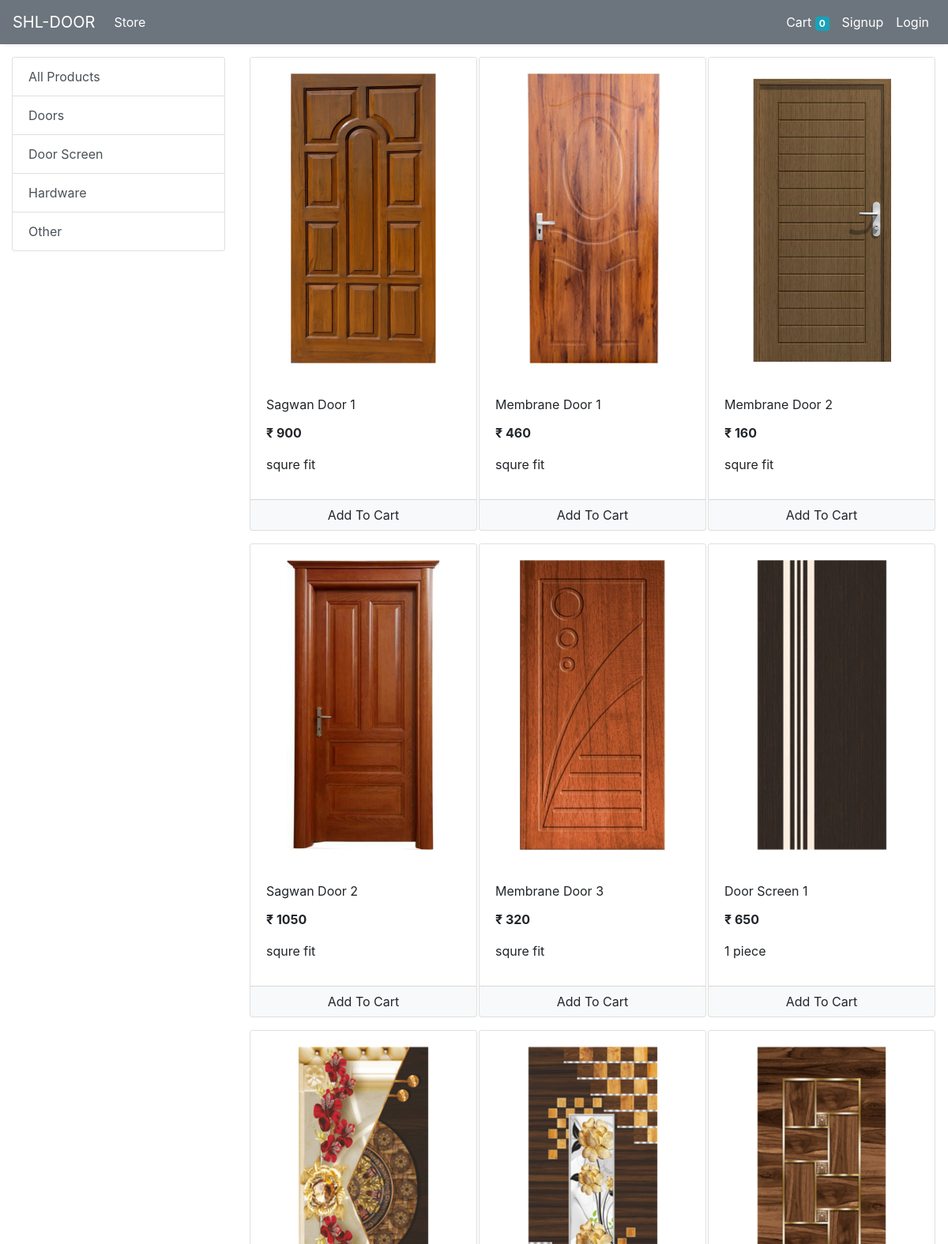
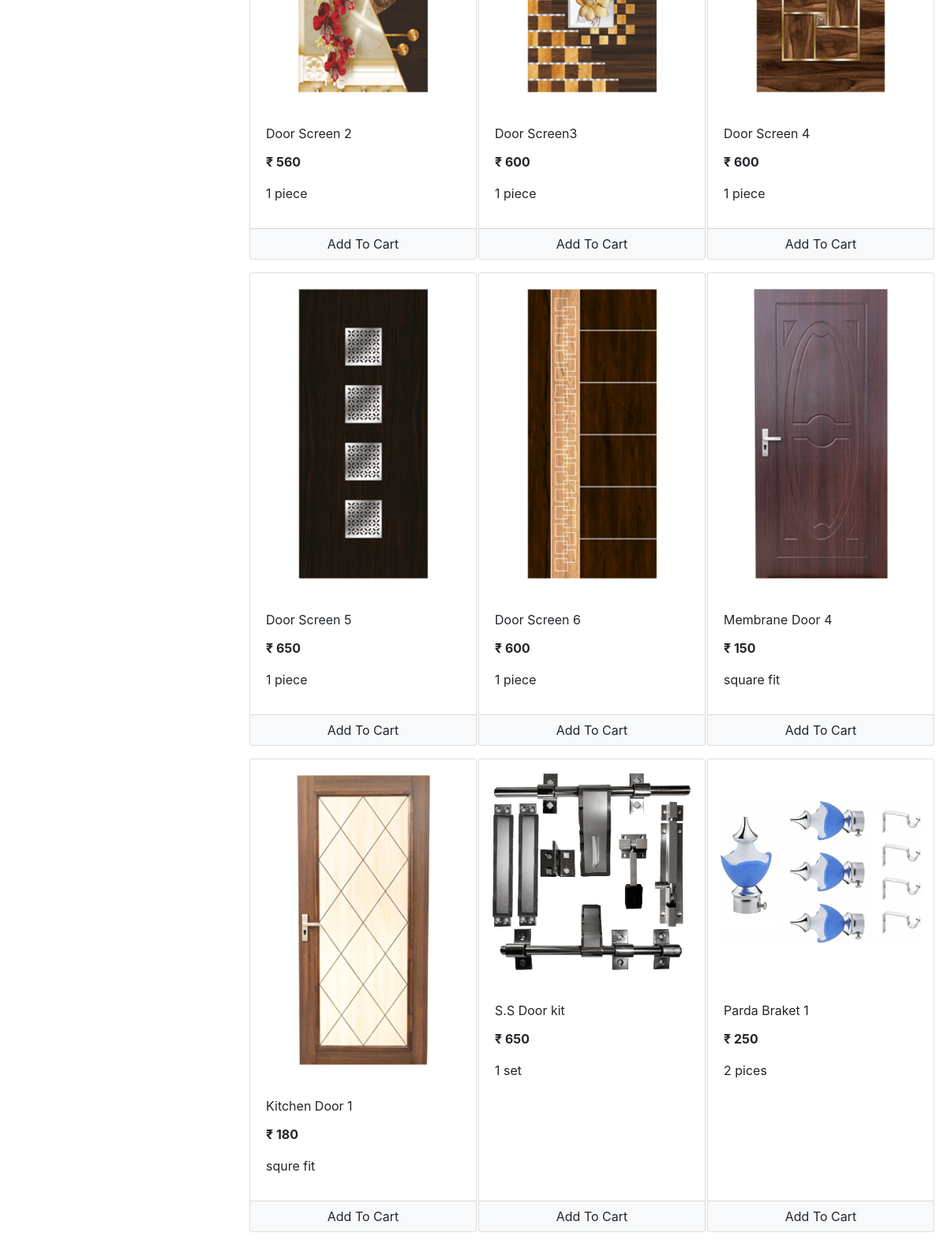
The app's page /store (upper part) with its own data (2 pictures, top to bottom).
### store/models/category.py (models this page shows, shortened)
class Category(models.Model):
    name = models.CharField(max_length=20)
    @staticmethod
    def get_all_categories():
        return Category.objects.all()

### store/models/product.py (models this page shows, shortened)
class Product(models.Model):
    name = models.CharField(max_length=50)
    price = models.IntegerField(default=0)
    category = models.ForeignKey(Category, on_delete=models.CASCADE, default=1)
    description = models.CharField(max_length=200, default='' , null=True , blank=True)
    image = models.ImageField(upload_to='uploads/products/')
    @staticmethod
    def get_all_products():
        return Product.objects.all()

### store/views/home.py (the view)
# urls.py: path('' , include('store.urls'))
def store(request):
    cart = request.session.get('cart')
    if not cart:
        request.session['cart'] = {}
    products = None
    categories = Category.get_all_categories()
    categoryID = request.GET.get('category')
    if categoryID:
        products = Product.get_all_products_by_categoryid(categoryID)
    else:
        products = Product.get_all_products();
    data = {}
    data['products'] = products
    data['categories'] = categories
    print('you are : ', request.session.get('email'))
    return render(request, 'index.html', data)

### store/templatetags/cart.py (called while the page is built)
@register.filter(name='is_in_cart')
def is_in_cart(product  , cart):
    keys = cart.keys()
    for id in keys:
        if int(id) == product.id:
            return True
    return False;

### store/templatetags/custom_filter.py (called while the page is built)
@register.filter(name='currency')
def currency(number):
    return "₹ "+str(number)

### store/templates/index.html (shortened to what this page needs)
{% extends 'base.html' %}
{% block content %}
{% load cart %}
{% load custom_filter %}
<div class="container-fluid mt-3">
	<div class="row">
		<div class="col-lg-3 mx-auto">
			<div class="list-group">
				<a href="/" class="list-group-item list-group-item-action">All Products</a>
				{% for category in categories %}
				<a href="/?category={{category.id}}"
					class="list-group-item list-group-item-action">{{category.name}}</a>
				{% endfor %}
			</div>
		</div>
		<div id='products' class="col-lg-9 mx-auto">
			<div class="row mx-auto">
				{% for product in products %}
				<div class="card mx-auto mb-3" id={{product.id}} style="width: 18rem;">
					<img class="card-img-top" src="{{product.image.url}}" alt="Card image cap">
					<div class="card-body">
						<p class="card-title">{{product.name}}</p>
						<p class="card-text"><b>{{product.price|currency}}</b></p>
						<p class="card-title">{{product.description}}</p>
					</div>
					<div class="card-footer p-0 no-gutters">
						{% if product|is_in_cart:request.session.cart %}
						<div class="row no-gutters">
							<form action="/#{{product.id}}" class="col-2 " method="post">
								{% csrf_token %}
								<input hidden type="text" name='product' value='{{product.id}}'>
								<input hidden type="text" name='remove' value='True'>
								<input type="submit" value=" - " class="btn btn-block btn-light border-right">
							</form>
							<div class="text-center col">{{product|cart_quantity:request.session.cart}} in Cart</div>
							<form action="/#{{product.id}}" class="col-2 " method="post">
								{% csrf_token %}
								<input hidden type="text" name='product' value='{{product.id}}'>
								<input type="submit" value=" + " class="btn btn-block btn-light border-left">
							</form>
						</div>
						{% else %}
						<form action="/#{{product.id}}" method="POST" class="btn-block">
							<input type="submit" class="float-right btn btn-light  form-control" value="Add To Cart">
						</form>
						{% endif %}
					</div>
				</div>
				{% endfor %}
			</div>
		</div>
	</div>
</div>
{% endblock %}

### records on screen
Category: name "Doors"
Category: name "Door Screen"
Category: name "Hardware"
Category: name "Other"
Product: {{ product.id }} 1 (drawn), image (picture), name "Sagwan Door 1", price "₹ 900", description "squre fit"
Product: image (picture), name "Membrane Door 1", price "₹ 460", description "squre fit"
Product: image (picture), name "Membrane Door 2", price "₹ 160", description "squre fit"
Product: image (picture), name "Sagwan Door 2", price "₹ 1050", description "squre fit"
Product: image (picture), name "Membrane Door 3", price "₹ 320", description "squre fit"
Product: image (picture), name "Door Screen 1", price "₹ 650", description "1 piece"
Product: image (picture), name "Door Screen 2", price "₹ 560", description "1 piece"
Product: image (picture), name "Door Screen3", price "₹ 600", description "1 piece"
Product: image (picture), name "Door Screen 4", price "₹ 600", description "1 piece"
Product: image (picture), name "Door Screen 5", price "₹ 650", description "1 piece"
Product: image (picture), name "Door Screen 6", price "₹ 600", description "1 piece"
Product: image (picture), name "Membrane Door 4", price "₹ 150", description "square fit"
Product: image (picture), name "Kitchen Door 1", price "₹ 180", description "squre fit"
Product: image (picture), name "S.S Door kit", price "₹ 650", description "1 set"
Product: image (picture), name "Parda Braket 1", price "₹ 250", description "2 pices"

### other values on screen
{{ request.session.cart.keys|length }} "0"
